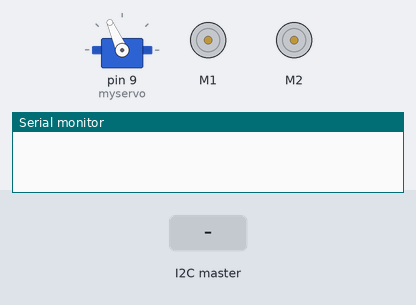
This sketch was run on a simulated Arduino Uno, built with avr-gcc and run on an emulated ATmega328P. Shown: servo, 2 × DC motor (green arrow = forward, orange = backward, longer = faster), the last lines printed to the serial monitor. Inputs (shaded band) come from the test bench.

Above: at 1.2 s.
1.3 s: the I2C master sends "d"
At 1.9 s:
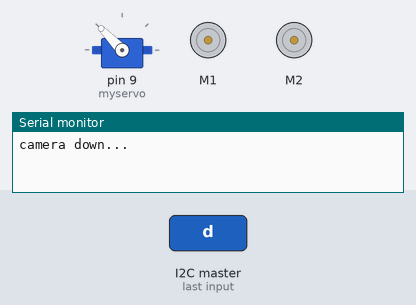
2.8 s: the I2C master sends "b"
At 4.0 s:
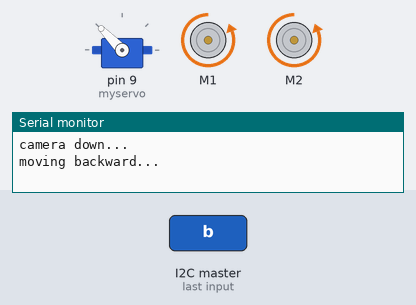
4.3 s: the I2C master sends "w"
At 5.3 s:
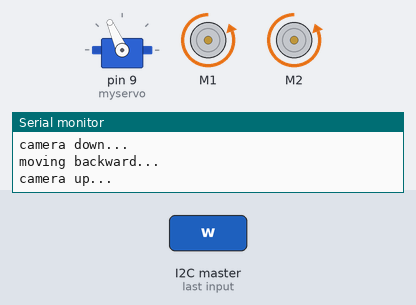
5.8 s: the I2C master sends "l"
At 6.6 s:
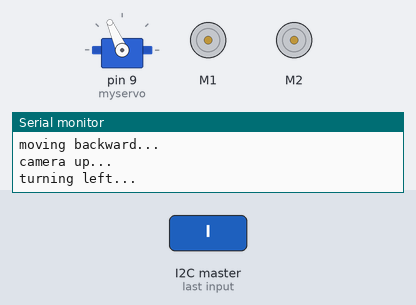
7.4 s: the I2C master sends "r"
At 7.8 s:
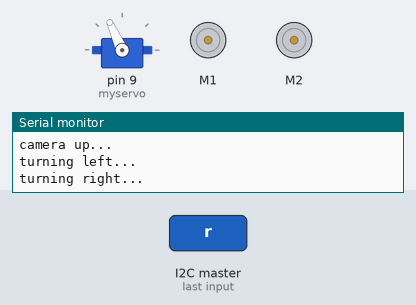
9.0 s: the I2C master sends "f"
At 10.1 s:
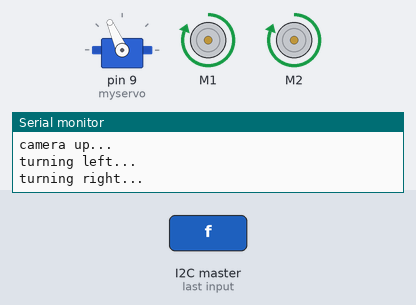
Timing chart, 0 to 11.5 s (numbered marks = the images above; inputs shaded):
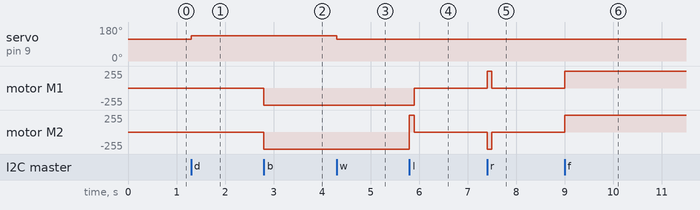

The sketch:

TB_motor_control.ino
```cpp
/*
   This script defines the work of the client node (Arduino UNO) for motor control

   Role of the client node:
    1. This client node is connected to a gyroscope and a motor driver which
    controls the movement of the platform via 2 DC motors and the angle of the
    camera via a servo motor.

    2. The client UNO board only talks to the master node via I2C communication.
    It passively receives one-character command from the master and responds with
    behavior by powering specific motors.

    3. Further development will integrate the gyroscope to the board allowing the
    it to recognize the orientation and angle of the platform. Such features will
    finally serve to identify the direction and develop anti-shaking camera.

   Electronic module connected to the master node:
    1. Motor shield - 2 DC motor & 1 servo motor
    2. Adafruit absolute orientation sensor
*/

// core library for I2C communication
#include <Wire.h>
// library for motor shield (DC motor)
#include <AFMotor.h>
// library for the servo motor
#include <Servo.h>

// declare servo motor object
Servo myservo;

// declare 2 DC motor objects
AF_DCMotor motor1(1);
AF_DCMotor motor2(2);

// declare initial angle for the servo
int pos = 114;

// declare a global variable for the one-character command sent by master
char val;

// function for while receiving commands
void receiveEvent() {
  char cmd = Wire.read();

  // reset the angle of camera when the servo reaches maxima in both directions
  if (pos <= 30 || pos >= 210 ){
    pos = 114;
    myservo.write(pos);
    Serial.println("camera reset...");
  } else {
    if(cmd == 'd'){ // CROSS botton: move camera down
      pos += 20;
      myservo.write(pos);
      Serial.println("camera down...");
     } else if (cmd == 'w'){ // TRIANGLE botton: move camera up
      pos -= 20;
      myservo.write(pos);
      Serial.println("camera up...");
      } else {
        val = cmd; // commands other than controlling camera are sent to motor shield
        }
     }
}

// void setup(): client board initialization
void setup() {
  Wire.begin(9);  // join the I2C bus with an address = 9
  Wire.onReceive(receiveEvent); // register an event once receiving data from master
  Serial.begin(9600); // start serial output channel

  myservo.attach(9); // start servo motor pin at 9
  myservo.write(pos); // reset camera to initial angle (vertical)

  motor1.setSpeed(255); // initialize DC motor speed
  motor2.setSpeed(255); // initialize DC motor speed
}


void loop() {
  // UP_ARROR botton: move forward
  if(val == 'f'){
      //Serial.println("moving forward...");
      motor1.run(FORWARD);
      motor2.run(FORWARD);
      }

  // DOWN_ARROW botton: move backward
  if(val == 'b'){
      Serial.println("moving backward...");
      motor1.run(BACKWARD);
      motor2.run(BACKWARD);
      }

  // LEFT_ARROW botton: left turn
  if(val == 'l'){
      Serial.println("turning left...");
      motor1.run(BACKWARD);
      motor2.run(FORWARD);
      delay(100);
      motor1.run(RELEASE);
      motor2.run(RELEASE);
      }

  // RIGHT_ARROW botton: right turn
  if(val == 'r'){
      Serial.println("turning right...");
      motor1.run(FORWARD);
      motor2.run(BACKWARD);
      delay(100);
      motor1.run(RELEASE);
      motor2.run(RELEASE);
      }
  // SQUARE button: stop
    if(val == 's'){
        motor1.run(RELEASE);
        motor2.run(RELEASE);
        }
    // release command variable when a movement is complete
    val = 0;
}
```

Measured:
- after the input at 1.3 s, servo on pin 9 (myservo): 114° → 134° at once
- after the input at 2.8 s, motor M1, motor M2: stopped → backward 255/255 at once
- after the input at 4.3 s, servo on pin 9 (myservo): 134° → 114° at once
- after the input at 5.8 s, motor M1: backward 255/255 → stopped after 0.10 s; motor M2: backward 255/255 → forward 255/255 at once, → stopped 0.10 s later
- after the input at 7.4 s, motor M1: stopped → forward 255/255 at once, → stopped 0.10 s later; motor M2: stopped → backward 255/255 at once, → stopped 0.10 s later
- after the input at 9.0 s, motor M1, motor M2: stopped → forward 255/255 at once
